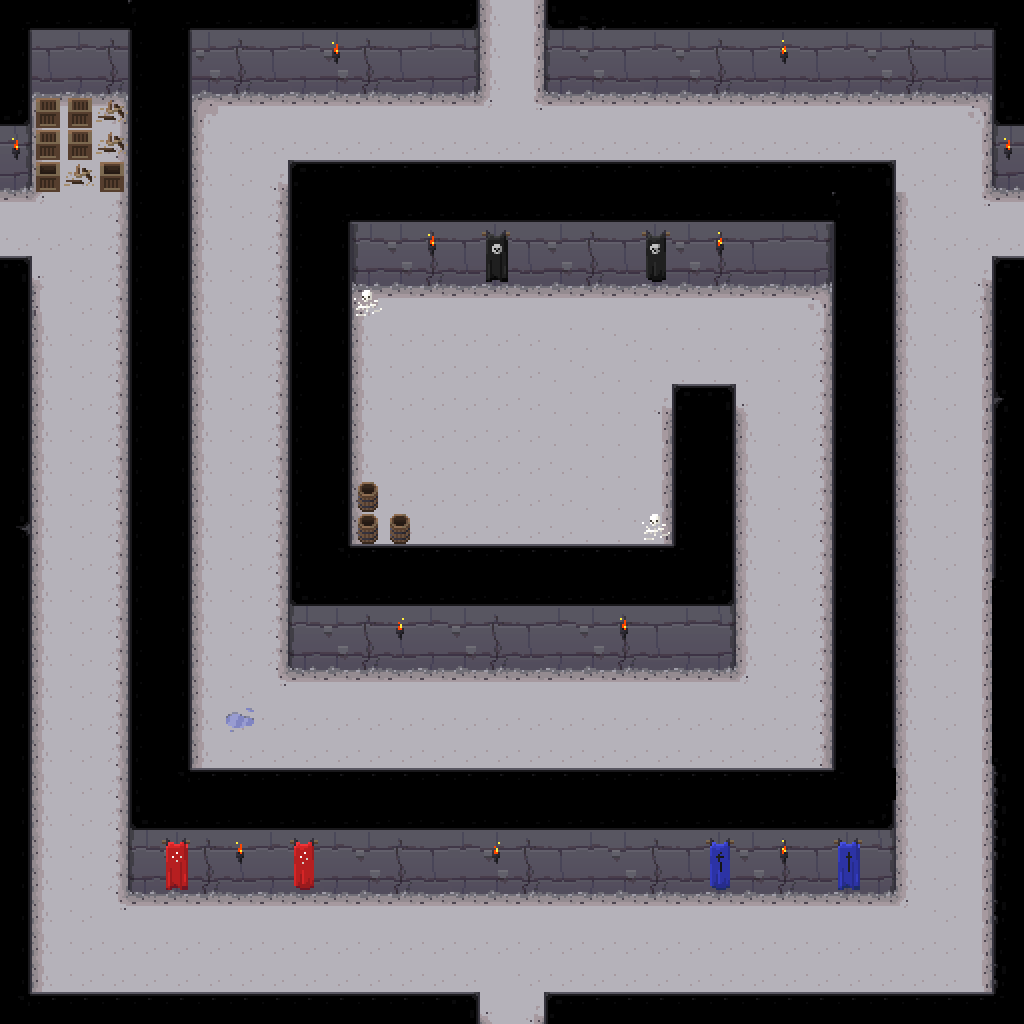

This is a level from a 2D game, rendered from its Tiled map with the project's own tilesets. A one-line summary and the map file follow, with tile-layer data summarised:
An orthogonal 32x32 tile map with 32x32 px tiles, 4 tile layers (ground, walls, objects, tops) and 29 objects (11x light, monster, item).

<map version="1.0" orientation="orthogonal" renderorder="right-down" width="32" height="32" tilewidth="32" tileheight="32" nextobjectid="40">
 <tileset firstgid="1" name="dungeon tileset calciumtrice" tilewidth="32" tileheight="32" tilecount="750">
  <image source="../textures/spritesheets/dungeon tileset calciumtrice.png" width="960" height="808" />
 </tileset>
 <layer name="ground" width="32" height="32">
  <data>[1024 cells, 1024 non-empty, 14 distinct tile ids]</data>
 </layer>
 <layer name="walls" width="32" height="32">
  <data>[1024 cells, 170 non-empty, 12 distinct tile ids]</data>
 </layer>
 <layer name="objects" width="32" height="32">
  <data>[1024 cells, 38 non-empty, 21 distinct tile ids]</data>
 </layer>
 <layer name="tops" width="32" height="32">
  <data>[1024 cells, 336 non-empty, 18 distinct tile ids]</data>
 </layer>
 <objectgroup name="colliderWalls">
  <object id="1" x="0" y="0" width="480" height="96" />
  <object id="2" x="544" y="0" width="480" height="96" />
  <object id="3" x="0" y="96" width="32" height="96" />
  <object id="4" x="992" y="96" width="32" height="96" />
  <object id="5" x="0" y="288" width="32" height="736" />
  <object id="6" x="992" y="288" width="32" height="736" />
  <object id="11" x="32" y="96" width="160" height="96" />
  <object id="12" x="128" y="192" width="64" height="704" />
  <object id="17" x="288" y="192" width="544" height="96" />
  <object id="18" x="288" y="288" width="64" height="384" />
  <object id="34" x="832" y="192" width="64" height="704" />
  <object id="35" x="192" y="800" width="640" height="96" />
  <object id="36" x="672" y="416" width="64" height="256" />
  <object id="37" x="352" y="576" width="320" height="96" />
  <object id="38" x="352" y="480" width="32" height="64" />
  <object id="39" x="384" y="512" width="32" height="32" />
 </objectgroup>
 <objectgroup name="lights">
  <object id="7" name="light" x="992" y="128" width="32" height="32" />
  <object id="8" name="light" x="0" y="128" width="32" height="32" />
  <object id="23" name="light" x="320" y="32" width="32" height="32" />
  <object id="25" name="light" x="768" y="32" width="32" height="32" />
  <object id="26" name="light" x="416" y="224" width="32" height="32" />
  <object id="27" name="light" x="704" y="224" width="32" height="32" />
  <object id="28" name="light" x="384" y="608" width="32" height="32" />
  <object id="29" name="light" x="608" y="608" width="32" height="32" />
  <object id="30" name="light" x="224" y="832" width="32" height="32" />
  <object id="31" name="light" x="480" y="832" width="32" height="32" />
  <object id="32" name="light" x="768" y="832" width="32" height="32" />
 </objectgroup>
 <objectgroup name="mapObjects">
  <object id="10" name="monster" x="480" y="352" width="32" height="32">
   <properties>
    <property name="type" value="zombie" />
   </properties>
  </object>
  <object id="33" name="item" x="416" y="480" width="32" height="32">
   <properties>
    <property name="type" value="potion_hp" />
    <property name="value" value="20" />
   </properties>
  </object>
 </objectgroup>
</map>
